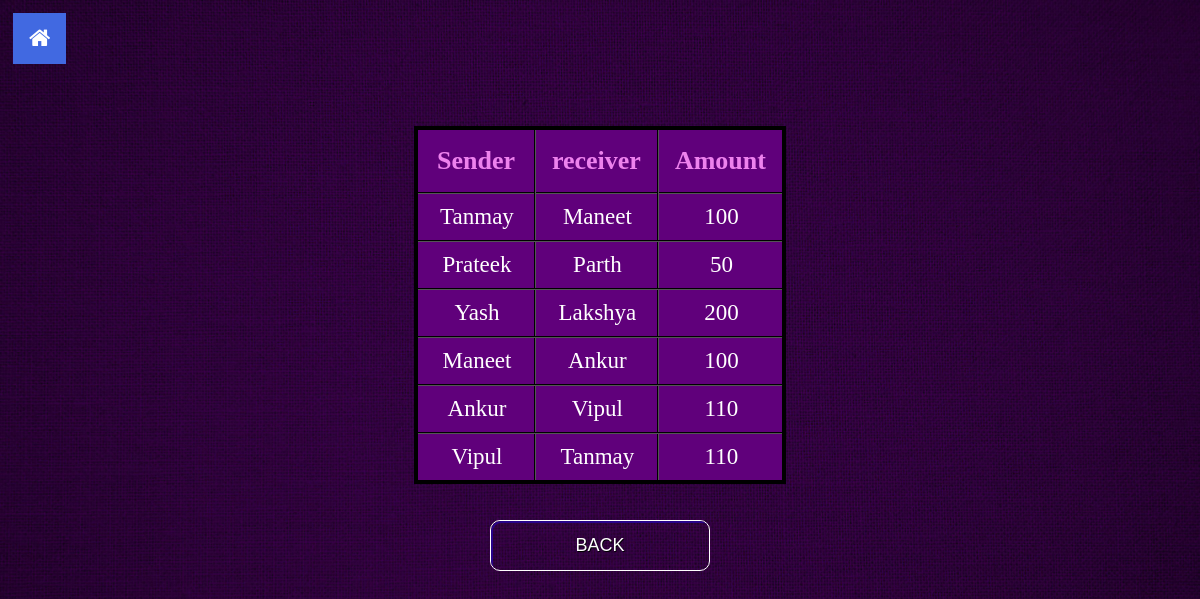
/transaction.php, run on the app's committed database.
### tables this page shows
CREATE TABLE `mini_statement` (
  `sender` varchar(50) NOT NULL,
  `receiver` varchar(50) NOT NULL,
  `amount` double DEFAULT NULL
);

### transaction.php (the view, shortened to what this page needs)
<?php
$con=mysqli_connect('localhost','root','','banking_system');
$q="select *from mini_statement";
$result=mysqli_query($con,$q);
?>
<!DOCTYPE html>
<html>
	<head>
		<link rel="stylesheet" href="https://cdnjs.cloudflare.com/ajax/libs/font-awesome/4.7.0/css/font-awesome.min.css">
		<link rel="stylesheet" href="button.css">
	</head>
	<body>
		<ul class="nav-ul">
	<a href="index.php">
		<li class="nav-li"><button class="btn"><i class="fa fa-home"></i></button></li>
	</a>
	</ul><br><br><br><br><br><br>
		<table class="flat-table-1">
			<tr>
				<th>Sender</th>
				<th>receiver</th>
				<th>Amount</th>
			</tr>
			<tr>
			<?php while($row = $result->fetch_assoc()) { ?>
			<tr>
				<td><?php echo $row["sender"]; ?></td>
				<td><?php echo $row["receiver"]; ?></td>
				<td><?php echo $row["amount"]; ?></td>
			</tr>
			<?php } ?>
		</table>
		<br>
		<br>
		<form action="index.php" method="post">
			<div class="buttons">
				<button class="glow-on-hover" type="submit" name="name">BACK</button>
			</div>
		</form>
	</body>
</html>

### button.css (style rules this page uses)
.glow-on-hover { width: 220px; height: 51px; outline: none; color: #FFFFFF; font-size:18px; background:transparent; text-shadow: 0.7px 0.7px black; overflow: hidden; cursor: pointer; position: relative; z-index: 0; border-radius: 10px; border: 1px solid #FFFFFF; }
.glow-on-hover:before { content: ''; background: #60007b; color: rgb(255, 255, 255); position: absolute; top: -2px; left:-2px; background-size: 400%; z-index: -1; filter: blur(5px); width: calc(100% + 4px); height: calc(100% + 4px); animation: glowing 20s linear infinite; opacity: 0; transition: opacity .3s ease-in-out; border-radius: 10px; }
.glow-on-hover:after { z-index: -1; content: ''; position: absolute; width: 100%; height: 100%; left: 0; top: 0; border-radius: 10px; border: 2px solid #28048a; background:transparent; }

### transaction.php (style rules this page uses)
.nav-ul { list-style-type: none; margin: 0; padding: 5px; verflow: hidden; }
.nav-li { float:left; }
body { background-image:url("images/134.jpg"); background-repeat: no-repeat; background-size:cover; }
table { text-align:center; margin-left: auto; margin-right: auto; border:4px solid black; border-collapse:collapse; background: #60007b; }
th { color:violet; font-size:26px; padding:16px; }
td { font-size:23px; color: white ; padding: 10px 20px 10px 22px; }
tr { transition: background 0.3s, box-shadow 0.3s; }
th,td { border-collapse:collapse; border:2px groove black; }
.btn { background-color:RoyalBlue; border: none; color: white; padding: 12px 16px; font-size: 23px; cursor: pointer; }
.buttons { right:42%; text-align:center; }

### data on the page
mini_statement: sender "Tanmay", receiver "Maneet", amount "100"
mini_statement: sender "Prateek", receiver "Parth", amount "50"
mini_statement: sender "Yash", receiver "Lakshya", amount "200"
mini_statement: sender "Maneet", receiver "Ankur", amount "100"
mini_statement: sender "Ankur", receiver "Vipul", amount "110"
mini_statement: sender "Vipul", receiver "Tanmay", amount "110"
